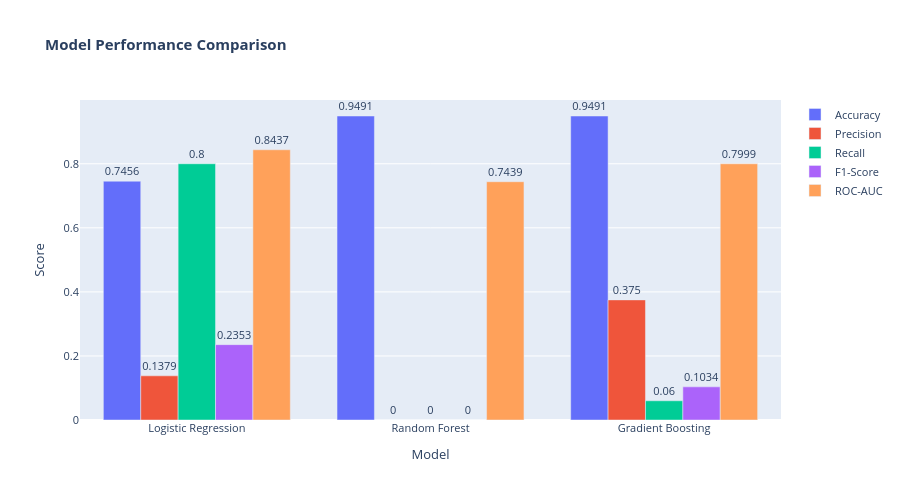

The notebook cell saved with this chart:
### Markdown cell above
### Model Performance Visualization

### Code cell
if df is not None and 'results_df' in locals():
    # Create comparison bar chart
    fig = go.Figure()
    
    metrics_to_plot = ['Accuracy', 'Precision', 'Recall', 'F1-Score', 'ROC-AUC']
    
    for metric in metrics_to_plot:
        fig.add_trace(go.Bar(
            x=results_df['Model'],
            y=results_df[metric],
            name=metric,
            text=results_df[metric].round(4),
            textposition='outside'
        ))
    
    fig.update_layout(
        title='<b>Model Performance Comparison</b>',
        barmode='group',
        height=500,
        font=dict(size=11),
        xaxis_title='Model',
        yaxis_title='Score',
        hovermode='x unified'
    )
    fig.show()
    
    # Find best model
    best_idx = results_df['F1-Score'].idxmax()
    best_model_name = results_df.loc[best_idx, 'Model']
    best_model = trained_models[best_model_name]
    
    print(f"\n🏆 Best Model: {best_model_name}")
    print(f"   F1-Score: {results_df.loc[best_idx, 'F1-Score']:.4f}")

### Figure 1 — Plotly figure (JSON) as saved in the notebook; plotly's stock layout.template omitted (floating-point values rounded to 4 significant figures)
{"data": [{"name": "Accuracy", "text": [0.7456, 0.9491, 0.9491], "textposition": "outside", "type": "bar", "x": ["Logistic Regression", "Random Forest", "Gradient Boosting"], "y": [0.7456, 0.9491, 0.9491]}, {"name": "Precision", "text": [0.1379, 0.0, 0.375], "textposition": "outside", "type": "bar", "x": ["Logistic Regression", "Random Forest", "Gradient Boosting"], "y": [0.1379, 0.0, 0.375]}, {"name": "Recall", "text": [0.8, 0.0, 0.06], "textposition": "outside", "type": "bar", "x": ["Logistic Regression", "Random Forest", "Gradient Boosting"], "y": [0.8, 0.0, 0.06]}, {"name": "F1-Score", "text": [0.2353, 0.0, 0.1034], "textposition": "outside", "type": "bar", "x": ["Logistic Regression", "Random Forest", "Gradient Boosting"], "y": [0.2353, 0.0, 0.1034]}, {"name": "ROC-AUC", "text": [0.8437, 0.7439, 0.7999], "textposition": "outside", "type": "bar", "x": ["Logistic Regression", "Random Forest", "Gradient Boosting"], "y": [0.8437, 0.7439, 0.7999]}], "layout": {"barmode": "group", "font": {"size": 11}, "height": 500, "hovermode": "x unified", "title": {"text": "<b>Model Performance Comparison</b>"}, "xaxis": {"title": {"text": "Model"}}, "yaxis": {"title": {"text": "Score"}}}}
